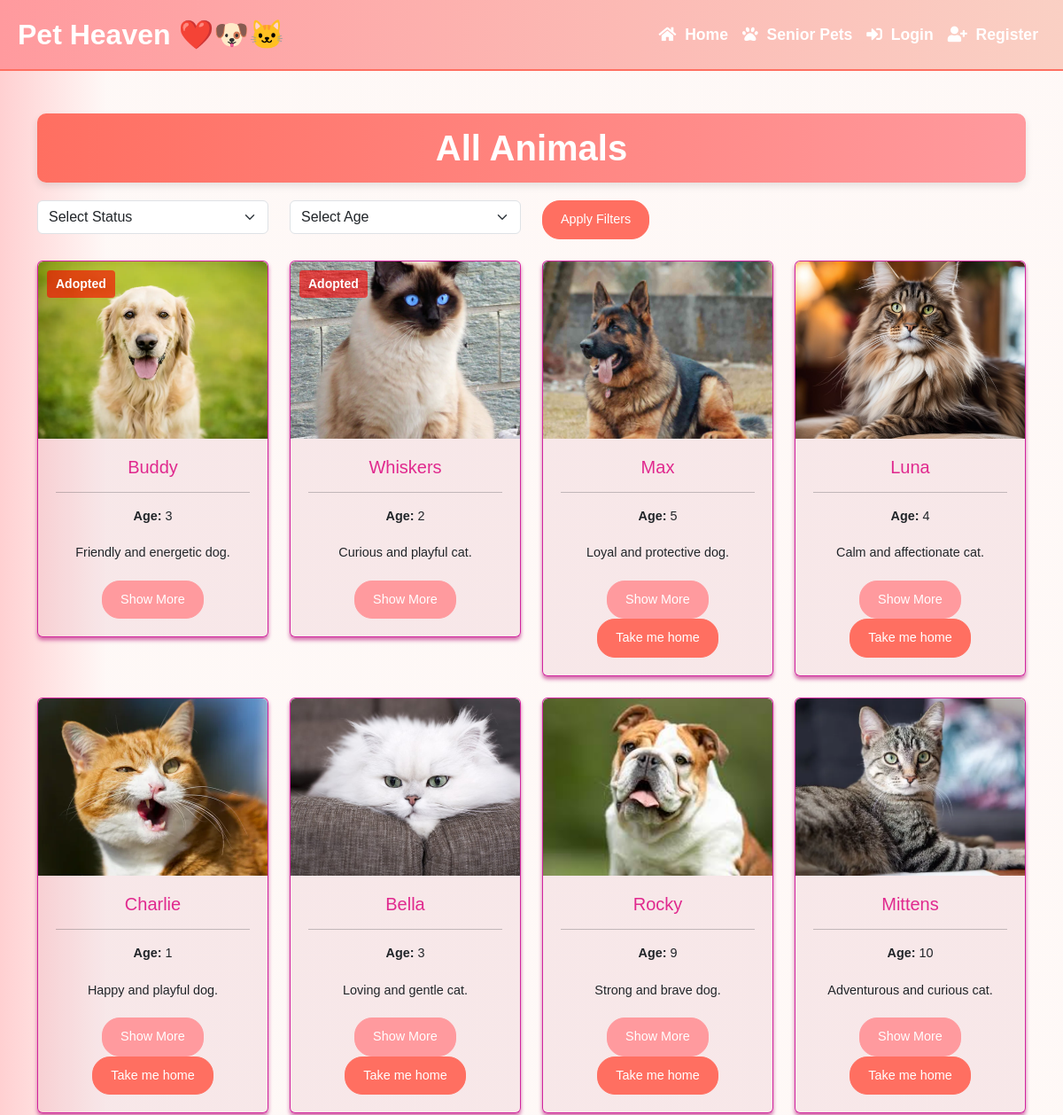
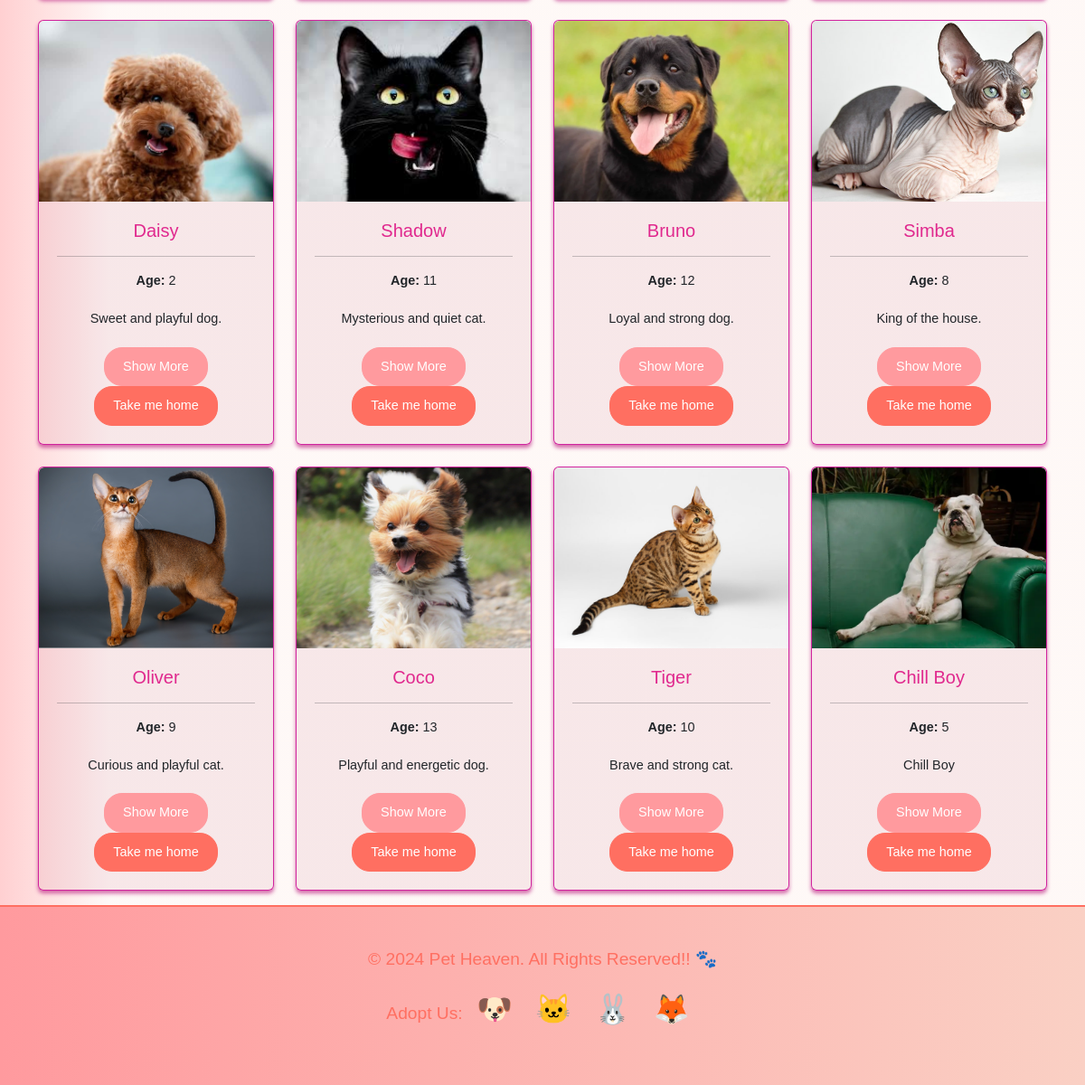
The app's page /home.php with its own data (2 pictures, top to bottom).
### tables this page shows
CREATE TABLE `animal` (
  `id` int(11) NOT NULL,
  `name` varchar(255) NOT NULL,
  `photo` varchar(255) DEFAULT NULL,
  `location` varchar(255) DEFAULT NULL,
  `description` text DEFAULT NULL,
  `size` enum('small','medium','large') NOT NULL,
  `age` int(11) NOT NULL,
  `vaccinated` tinyint(1) DEFAULT NULL,
  `breed` varchar(255) DEFAULT NULL,
  `status` enum('Adopted','Available') DEFAULT 'Available'
);

### home.php (the view, shortened to what this page needs)
<?php
include 'connection.php';
include 'inc/navbar.php';
$sql = "SELECT * FROM animal WHERE 1=1";
$result = $conn->query($sql);
$animalCards = '';
while ($row = $result->fetch_assoc()) {
    $statusTag = ($row['status'] == 'Adopted') ? '<div class="adopted-tag">Adopted</div>' : '';
    $adoptButton = ($row['status'] == 'Available')
        ? '<form method="post" action="adopt.php" class="d-inline-block">
               <input type="hidden" name="pet_id" value="' . htmlspecialchars($row['id']) . '">
               <button type="submit" class="btn btn-success-custom btn-custom">Take me home</button>
           </form>'
        : '';
    $animalCards .= '
        <div class="col">
            <div class="card animal-card">
                ' . $statusTag . '
                <img src="uploads/' . htmlspecialchars($row['photo']) . '" class="card-img-top" alt="' . htmlspecialchars($row['name']) . '">
                <div class="card-body">
                    <h5 class="card-title">' . htmlspecialchars($row['name']) . '</h5>
                    <hr class="de-divider">
                    <p class="card-text"><strong>Age:</strong> ' . htmlspecialchars($row['age']) . '</p>
                    <p class="card-text">' . htmlspecialchars($row['description']) . '</p>
                    <a href="details.php?id=' . htmlspecialchars($row['id']) . '" class="btn btn-info-custom btn-custom">Show More</a>
                    ' . $adoptButton . '
                </div>
            </div>
        </div>';
}
?>
<!DOCTYPE html>
<html lang="en">
<head>
    <link href="https://cdn.jsdelivr.net/npm/bootstrap@5.3.3/dist/css/bootstrap.min.css" rel="stylesheet">
    <link rel="stylesheet" href="css/style.css">
</head>
<body>
<div class="container mt-5">
    <h1 class="admin-panel-heading">All Animals</h1>
    <form method="post" class="mb-4">
        <div class="row">
            <div class="col-md-3">
                <select name="status" class="form-select">
                    <option value="">Select Status</option>
                </select>
            </div>
            <div class="col-md-3">
                <select name="age" class="form-select">
                    <option value="">Select Age</option>
                </select>
            </div>
            <div class="col-md-3">
                <button type="submit" class="btn btn-success-custom btn-custom">Apply Filters</button>
            </div>
        </div>
    </form>
    <div class="row row-cols-lg-4 row-cols-md-3 row-cols-sm-2 row-cols-1 g-4">
        <?= $animalCards; ?>
    </div>
</div>
<?php include 'inc/footer.php'; ?>
</body>
</html>

### inc/navbar.php (shortened to what this page needs)
<!DOCTYPE html>
<html>
<head>
    <link rel="stylesheet" href="https://stackpath.bootstrapcdn.com/bootstrap/4.5.2/css/bootstrap.min.css">
    <link rel="stylesheet" href="https://cdnjs.cloudflare.com/ajax/libs/font-awesome/5.15.4/css/all.min.css">
    <link rel="stylesheet" href="css/style.css">
</head>
<body>
<nav class="navbar navbar-expand-lg navbar-dark">
    <a class="navbar-brand" href="home.php">Pet Heaven ❤️🐶🐱</a>
    <div class="collapse navbar-collapse" id="navbarNav">
        <ul class="navbar-nav ml-auto">
            <li class="nav-item">
                <a class="nav-link" href="home.php"><i class="fas fa-home"></i> Home</a>
            </li>
            <li class="nav-item">
                <a class="nav-link" href="senior.php"><i class="fas fa-paw"></i> Senior Pets</a>
            </li>
            <?php if (isset($_SESSION['user_email'])): ?>
                <?php if ($_SESSION['user_email'] == 'admin@example.com'): ?>
                    <li class="nav-item">
                        <a class="nav-link" href="admin.php"><i class="fas fa-user-shield"></i> Admin Panel</a>
                    </li>
                <?php endif; ?>
                <li class="nav-item">
                    <a class="nav-link" href="logout.php"><i class="fas fa-sign-out-alt"></i> Logout</a>
                </li>
                <li class="nav-item">
                    <a class="nav-link" href="#" style="display: flex; align-items: center;">
                        <img src="uploads/<?php echo $_SESSION['user_picture']; ?>" alt="User Image" class="rounded-circle profile-img">
                        <span class="ml-2"><?php echo $_SESSION['user_email']; ?></span>
                    </a>
                </li>
            <?php else: ?>
                <li class="nav-item">
                    <a class="nav-link" href="login.php"><i class="fas fa-sign-in-alt"></i> Login</a>
                </li>
                <li class="nav-item">
                    <a class="nav-link" href="register.php"><i class="fas fa-user-plus"></i> Register</a>
                </li>
            <?php endif; ?>
        </ul>
    </div>
</nav>

### inc/footer.php
<footer class="mt-3">
    <div class="container text-center py-4">
        <p>&copy; 2024 Pet Heaven. All Rights Reserved!! 🐾</p>
        <p class="my-3">
            Adopt Us:
            <span class="emoji">🐶</span>
            <span class="emoji">🐱</span>
            <span class="emoji">🐰</span>
            <span class="emoji">🦊</span>
        </p>
    </div>
</footer>

### css/style.css (style rules this page uses)
body { background: linear-gradient(90deg, #ff9a9d77 0%, #fad0c424 10%); font-family: "Arial", sans-serif; color: #212529; margin: 0; padding: 0; box-sizing: border-box; }
.navbar { background: linear-gradient(90deg, #ff9a9e 0%, #fad0c4 100%); border-bottom: 2px solid #ff6f61; padding: 10px 20px; }
.navbar-brand { color: #fff !important; font-size: 2rem; font-weight: bold; }
.navbar-nav .nav-link { color: #fff !important; font-weight: bold; font-size: 1.1rem; padding: 10px 15px; border-radius: 5px; transition: background 0.3s, color 0.3s; }
.navbar-nav .nav-link i { margin-right: 5px; }
.animal-card { position: relative; overflow: hidden; border: 1px solid #cc0f96e6; border-radius: 0.375rem; box-shadow: 0 0.2rem 0.25rem rgba(194, 54, 140, 0.721); transition: transform 0.2s, box-shadow 0.2s; background-color: hwb(341 28% 30% / 0.091); }
.animal-card img { width: 100%; height: 200px; object-fit: cover; border-top-left-radius: 0.375rem; border-top-right-radius: 0.375rem; }
.adopted-tag { position: absolute; top: 10px; left: 10px; background-color: rgba(255, 0, 0, 0.6); color: #fff; padding: 5px 10px; font-size: 0.875rem; font-weight: bold; border-radius: 0.25rem; }
.card-body { text-align: center; padding: 20px; }
.card-title { font-size: 1.25rem; margin-bottom: 10px; color: #e0298e; }
.card-text { font-size: 0.9rem; margin-bottom: 20px; }
.btn-custom { border-radius: 20px; padding: 10px 20px; font-size: 0.9rem; color: #fff; text-align: center; }
.btn-info-custom { background-color: #ff9a9e; border-color: #ff9a9e; }
.btn-success-custom { background-color: #ff6f61; border-color: #ff6f61; }
footer { background: linear-gradient(90deg, #ff9a9e 0%, #fad0c4 100%); border-top: 2px solid #ff6f61; padding: 20px 0; }
footer .container p { color: #ff6f61; font-size: 1.2rem; }
.emoji { font-size: 2rem; margin: 0 10px; display: inline-block; }
.admin-panel-heading { font-size: 2.5rem; font-weight: bold; color: #ffffff; background: linear-gradient(90deg, #ff6f61, #ff9a9e); padding: 15px 30px; border-radius: 10px; box-shadow: 0 4px 8px rgba(0, 0, 0, 0.1); text-align: center; margin-bottom: 20px; }

### records on screen
animal: status "Adopted", photo (picture), name "Buddy", age "3", description "Friendly and energetic dog."
animal: status "Adopted", photo (picture), name "Whiskers", age "2", description "Curious and playful cat."
animal: photo (picture), name "Max", age "5", description "Loyal and protective dog."
animal: photo (picture), name "Luna", age "4", description "Calm and affectionate cat."
animal: photo (picture), name "Charlie", age "1", description "Happy and playful dog."
animal: photo (picture), name "Bella", age "3", description "Loving and gentle cat."
animal: photo (picture), name "Rocky", age "9", description "Strong and brave dog."
animal: photo (picture), name "Mittens", age "10", description "Adventurous and curious cat."
animal: photo (picture), name "Daisy", age "2", description "Sweet and playful dog."
animal: photo (picture), name "Shadow", age "11", description "Mysterious and quiet cat."
animal: photo (picture), name "Bruno", age "12", description "Loyal and strong dog."
animal: photo (picture), name "Simba", age "8", description "King of the house."
animal: photo (picture), name "Oliver", age "9", description "Curious and playful cat."
animal: photo (picture), name "Coco", age "13", description "Playful and energetic dog."
animal: photo (picture), name "Tiger", age "10", description "Brave and strong cat."
animal: photo (picture), name "Chill Boy", age "5", description "Chill Boy"
